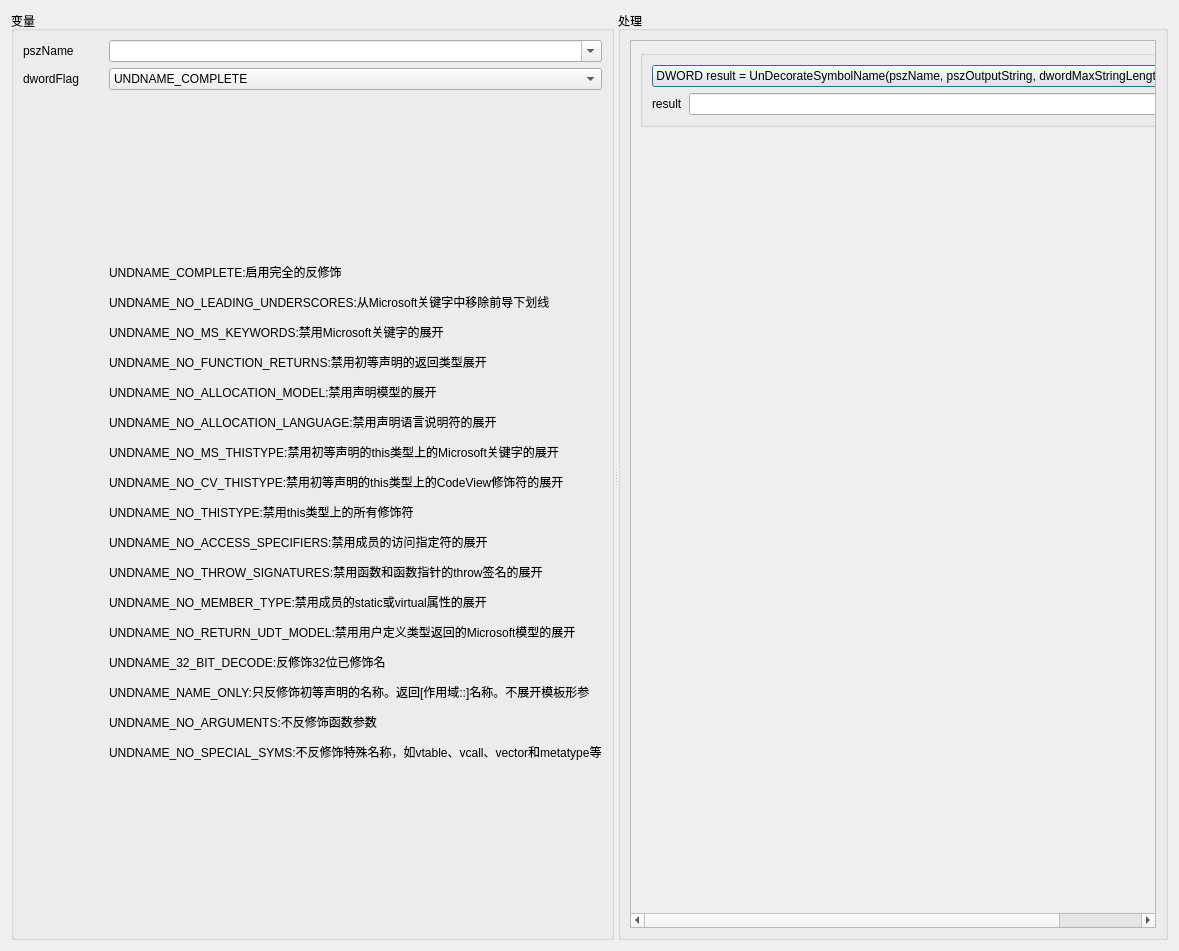
<?xml version="1.0" encoding="UTF-8"?>
<ui version="4.0">
 <class>dlg_dbghelp</class>
 <widget class="QDialog" name="dlg_dbghelp">
  <property name="geometry">
   <rect>
    <x>0</x>
    <y>0</y>
    <width>1179</width>
    <height>951</height>
   </rect>
  </property>
  <property name="windowTitle">
   <string>Dialog</string>
  </property>
  <layout class="QHBoxLayout" name="horizontalLayout">
   <item>
    <widget class="QSplitter" name="splitter">
     <property name="orientation">
      <enum>Qt::Horizontal</enum>
     </property>
     <widget class="QGroupBox" name="groupBox">
      <property name="title">
       <string>变量</string>
      </property>
      <layout class="QGridLayout" name="gridLayout_2">
       <item row="0" column="0">
        <widget class="QLabel" name="label_2">
         <property name="text">
          <string>pszName</string>
         </property>
        </widget>
       </item>
       <item row="0" column="1">
        <widget class="QComboBox" name="cbName">
         <property name="editable">
          <bool>true</bool>
         </property>
        </widget>
       </item>
       <item row="1" column="0">
        <widget class="QLabel" name="label_3">
         <property name="text">
          <string>dwordFlag</string>
         </property>
        </widget>
       </item>
       <item row="1" column="1">
        <widget class="QComboBox" name="cbFlag">
         <property name="editable">
          <bool>false</bool>
         </property>
         <item>
          <property name="text">
           <string>UNDNAME_COMPLETE</string>
          </property>
         </item>
         <item>
          <property name="text">
           <string>UNDNAME_NO_LEADING_UNDERSCORES</string>
          </property>
         </item>
         <item>
          <property name="text">
           <string>UNDNAME_NO_MS_KEYWORDS</string>
          </property>
         </item>
         <item>
          <property name="text">
           <string>UNDNAME_NO_FUNCTION_RETURNS</string>
          </property>
         </item>
         <item>
          <property name="text">
           <string>UNDNAME_NO_ALLOCATION_MODEL</string>
          </property>
         </item>
         <item>
          <property name="text">
           <string>UNDNAME_NO_ALLOCATION_LANGUAGE</string>
          </property>
         </item>
         <item>
          <property name="text">
           <string>UNDNAME_NO_MS_THISTYPE</string>
          </property>
         </item>
         <item>
          <property name="text">
           <string>UNDNAME_NO_CV_THISTYPE</string>
          </property>
         </item>
         <item>
          <property name="text">
           <string>UNDNAME_NO_THISTYPE</string>
          </property>
         </item>
         <item>
          <property name="text">
           <string>UNDNAME_NO_ACCESS_SPECIFIERS</string>
          </property>
         </item>
         <item>
          <property name="text">
           <string>UNDNAME_NO_THROW_SIGNATURES</string>
          </property>
         </item>
         <item>
          <property name="text">
           <string>UNDNAME_NO_MEMBER_TYPE</string>
          </property>
         </item>
         <item>
          <property name="text">
           <string>UNDNAME_NO_RETURN_UDT_MODEL</string>
          </property>
         </item>
         <item>
          <property name="text">
           <string>UNDNAME_32_BIT_DECODE</string>
          </property>
         </item>
         <item>
          <property name="text">
           <string>UNDNAME_NAME_ONLY</string>
          </property>
         </item>
         <item>
          <property name="text">
           <string>UNDNAME_NO_ARGUMENTS</string>
          </property>
         </item>
         <item>
          <property name="text">
           <string>UNDNAME_NO_SPECIAL_SYMS</string>
          </property>
         </item>
        </widget>
       </item>
       <item row="2" column="1">
        <widget class="QLabel" name="label_4">
         <property name="text">
          <string>&lt;html&gt;&lt;head/&gt;&lt;body&gt;&lt;p&gt;UNDNAME_COMPLETE:启用完全的反修饰&lt;/p&gt;&lt;p&gt;UNDNAME_NO_LEADING_UNDERSCORES:从Microsoft关键字中移除前导下划线&lt;/p&gt;&lt;p&gt;UNDNAME_NO_MS_KEYWORDS:禁用Microsoft关键字的展开&lt;/p&gt;&lt;p&gt;UNDNAME_NO_FUNCTION_RETURNS:禁用初等声明的返回类型展开&lt;/p&gt;&lt;p&gt;UNDNAME_NO_ALLOCATION_MODEL:禁用声明模型的展开&lt;/p&gt;&lt;p&gt;UNDNAME_NO_ALLOCATION_LANGUAGE:禁用声明语言说明符的展开&lt;/p&gt;&lt;p&gt;UNDNAME_NO_MS_THISTYPE:禁用初等声明的this类型上的Microsoft关键字的展开&lt;/p&gt;&lt;p&gt;UNDNAME_NO_CV_THISTYPE:禁用初等声明的this类型上的CodeView修饰符的展开&lt;/p&gt;&lt;p&gt;UNDNAME_NO_THISTYPE:禁用this类型上的所有修饰符&lt;/p&gt;&lt;p&gt;UNDNAME_NO_ACCESS_SPECIFIERS:禁用成员的访问指定符的展开&lt;/p&gt;&lt;p&gt;UNDNAME_NO_THROW_SIGNATURES:禁用函数和函数指针的throw签名的展开&lt;/p&gt;&lt;p&gt;UNDNAME_NO_MEMBER_TYPE:禁用成员的static或virtual属性的展开&lt;/p&gt;&lt;p&gt;UNDNAME_NO_RETURN_UDT_MODEL:禁用用户定义类型返回的Microsoft模型的展开&lt;/p&gt;&lt;p&gt;UNDNAME_32_BIT_DECODE:反修饰32位已修饰名&lt;/p&gt;&lt;p&gt;UNDNAME_NAME_ONLY:只反修饰初等声明的名称。返回[作用域::]名称。不展开模板形参&lt;/p&gt;&lt;p&gt;UNDNAME_NO_ARGUMENTS:不反修饰函数参数&lt;/p&gt;&lt;p&gt;UNDNAME_NO_SPECIAL_SYMS:不反修饰特殊名称，如vtable、vcall、vector和metatype等&lt;/p&gt;&lt;/body&gt;&lt;/html&gt;</string>
         </property>
        </widget>
       </item>
      </layout>
     </widget>
     <widget class="QGroupBox" name="groupBox_2">
      <property name="title">
       <string>处理</string>
      </property>
      <layout class="QVBoxLayout" name="verticalLayout">
       <item>
        <widget class="QScrollArea" name="scrollArea">
         <property name="widgetResizable">
          <bool>true</bool>
         </property>
         <widget class="QWidget" name="scrollAreaWidgetContents">
          <property name="geometry">
           <rect>
            <x>0</x>
            <y>0</y>
            <width>620</width>
            <height>876</height>
           </rect>
          </property>
          <layout class="QVBoxLayout" name="verticalLayout_2">
           <item>
            <widget class="QGroupBox" name="groupBox_3">
             <property name="title">
              <string/>
             </property>
             <layout class="QGridLayout" name="gridLayout">
              <item row="0" column="0" colspan="2">
               <widget class="QPushButton" name="pbUnDecorateSymbolName">
                <property name="text">
                 <string>DWORD result = UnDecorateSymbolName(pszName, pszOutputString, dwordMaxStringLength, dwordFlag);</string>
                </property>
               </widget>
              </item>
              <item row="1" column="0">
               <widget class="QLabel" name="label">
                <property name="text">
                 <string>result</string>
                </property>
               </widget>
              </item>
              <item row="1" column="1">
               <widget class="QLineEdit" name="leUnDecorateSymbolNameResult"/>
              </item>
             </layout>
            </widget>
           </item>
           <item>
            <spacer name="verticalSpacer">
             <property name="orientation">
              <enum>Qt::Vertical</enum>
             </property>
             <property name="sizeHint" stdset="0">
              <size>
               <width>20</width>
               <height>760</height>
              </size>
             </property>
            </spacer>
           </item>
          </layout>
         </widget>
        </widget>
       </item>
      </layout>
     </widget>
    </widget>
   </item>
  </layout>
 </widget>
 <resources/>
 <connections/>
</ui>
